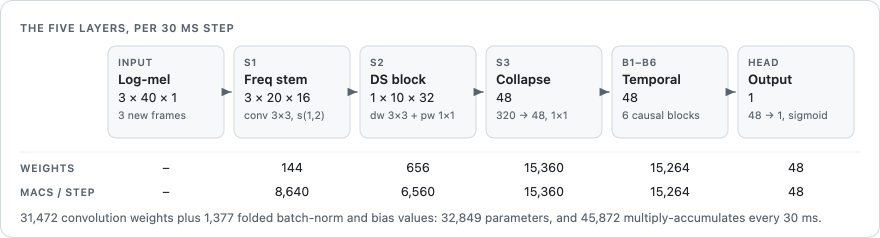
#> input picture docs/media/architecture.png, 1760 x 476 px, given in place of reconstructed_bloom_0.00.png, which was not available (shown at 1/2 size)
$ python readme_figures.py
#> lines starting #> are read from the running program, lines starting #| are printed output that depends on the picture; pictures that were not available may be replaced by others from this repository, and a replacement may not be noted
#!/usr/bin/env python3

import html
import math
import os
import random

from PIL import Image, ImageDraw

ROOT = os.path.dirname(os.path.dirname(os.path.abspath(__file__)))
OUT = os.path.join(ROOT, "docs", "media")

RESULTS = {
    "stm32": {"name": "STM32N657", "tier": "premium",
              "cpu": 0.5, "ram": 150, "latency": 80},
    "esp32": {"name": "ESP32", "tier": "budget",
              "cpu": 4.0, "ram": 190, "latency": 90},
}

FONT = ("-apple-system, BlinkMacSystemFont, 'Segoe UI', 'Noto Sans', "
        "Helvetica, Arial, sans-serif")

THEMES = {
    "light": {
        "ink": "#1f2328", "ink2": "#59636e", "hair": "#d1d9e0",
        "grid": "#eaeef2", "box": "#f6f8fa", "surface": "#ffffff",
        "stm": "#2a78d6", "esp": "#eb6834",
        "model": "#4a3aa7", "net": "#1baf7a", "bad": "#d03b3b",
    },
    "dark": {
        "ink": "#f0f6fc", "ink2": "#9198a1", "hair": "#3d444d",
        "grid": "#21262d", "box": "#151b23", "surface": "#0d1117",
        "stm": "#3987e5", "esp": "#d95926",
        "model": "#9085e9", "net": "#199e70", "bad": "#d03b3b",
    },
}


class Svg(object):
    """A tiny SVG writer, just enough for these figures."""

    def __init__(self, width, height, title, desc, theme):
        self.w, self.h, self.t = width, height, theme
        self.parts = []
        self.title, self.desc = title, desc

    def text(self, x, y, s, size=13, fill=None, weight=400, anchor="start",
             spacing=None, opacity=None):
        extra = ""
        if spacing:
            extra += ' letter-spacing="%s"' % spacing
        if opacity is not None:
            extra += ' fill-opacity="%.2f"' % opacity
        self.parts.append(
            '<text x="%.1f" y="%.1f" font-size="%s" font-weight="%d" '
            'fill="%s" text-anchor="%s"%s>%s</text>'
            % (x, y, size, weight, fill or self.t["ink"], anchor, extra,
               html.escape(s)))

    def rect(self, x, y, w, h, fill, rx=0, stroke=None, opacity=None):
        extra = ""
        if stroke:
            extra += ' stroke="%s" stroke-width="1"' % stroke
        if opacity is not None:
            extra += ' fill-opacity="%.2f"' % opacity
        self.parts.append(
            '<rect x="%.1f" y="%.1f" width="%.1f" height="%.1f" rx="%s" '
            'fill="%s"%s/>' % (x, y, w, h, rx, fill, extra))

    def bar(self, x0, y, x1, h, fill, r=4):
        r = min(r, (x1 - x0) / 2.0, h / 2.0)
        self.parts.append(
            '<path d="M%.1f %.1f H%.1f A%.1f %.1f 0 0 1 %.1f %.1f V%.1f '
            'A%.1f %.1f 0 0 1 %.1f %.1f H%.1f Z" fill="%s"/>'
            % (x0, y, x1 - r, r, r, x1, y + r, y + h - r,
               r, r, x1 - r, y + h, x0, fill))

    def line(self, x0, y0, x1, y1, stroke, width=1, arrow=False):
        tip = ' marker-end="url(#arrow)"' if arrow else ""
        self.parts.append(
            '<line x1="%.1f" y1="%.1f" x2="%.1f" y2="%.1f" stroke="%s" '
            'stroke-width="%s" stroke-linecap="round"%s/>'
            % (x0, y0, x1, y1, stroke, width, tip))

    def polyline(self, points, stroke, width=1.5, arrow=False):
        tip = ' marker-end="url(#arrow)"' if arrow else ""
        pts = " ".join("%.1f,%.1f" % p for p in points)
        self.parts.append(
            '<polyline points="%s" fill="none" stroke="%s" stroke-width="%s" '
            'stroke-linejoin="round" stroke-linecap="round"%s/>'
            % (pts, stroke, width, tip))

    def circle(self, cx, cy, r, fill):
        self.parts.append('<circle cx="%.1f" cy="%.1f" r="%s" fill="%s"/>'
                          % (cx, cy, r, fill))

    def raw(self, s):
        self.parts.append(s)

    def save(self, path):
        head = (
            '<svg xmlns="http://www.w3.org/2000/svg" width="%d" height="%d" '
            'viewBox="0 0 %d %d" role="img" aria-labelledby="t d" '
            'font-family="%s">\n<title id="t">%s</title>\n<desc id="d">%s</desc>\n'
            '<defs><marker id="arrow" viewBox="0 0 10 10" refX="9" refY="5" '
            'markerWidth="7" markerHeight="7" orient="auto-start-reverse">'
            '<path d="M0 1 L9 5 L0 9 Z" fill="%s"/></marker></defs>\n'
            % (self.w, self.h, self.w, self.h, FONT, html.escape(self.title),
               html.escape(self.desc), self.t["ink2"]))
        with open(path, "w") as f:
            f.write(head + "\n".join(self.parts) + "\n</svg>\n")


def contrast(a, b):
    """WCAG contrast ratio between two hex colours."""
    def lum(c):
        c = c.lstrip("#")
        ch = [int(c[i:i + 2], 16) / 255.0 for i in (0, 2, 4)]
        ch = [v / 12.92 if v <= 0.03928 else ((v + 0.055) / 1.055) ** 2.4
              for v in ch]
        return 0.2126 * ch[0] + 0.7152 * ch[1] + 0.0722 * ch[2]
    la, lb = lum(a), lum(b)
    return (max(la, lb) + 0.05) / (min(la, lb) + 0.05)


def label_ink(fill):
    return "#ffffff" if contrast(fill, "#ffffff") >= contrast(fill, "#1f2328") \
        else "#1f2328"


def metrics(theme, mode):
    s = Svg(880, 396,
            "Kikkar on STM32N657 and ESP32: idle CPU, RAM and latency",
            "STM32N657 premium: 0.5% idle CPU, 150 KB RAM, 80 ms latency. "
            "ESP32 budget: 4% idle CPU, 190 KB RAM, 90 ms latency. "
            "Limits: under 10% idle CPU and under 256 KB RAM.", theme)
    boards = [("stm32", theme["stm"]), ("esp32", theme["esp"])]

    lx = 124
    for key, colour in boards:
        r = RESULTS[key]
        s.rect(lx, 9, 11, 11, colour, rx=2)
        label = "%s, %s" % (r["name"], r["tier"])
        s.text(lx + 18, 19, label, size=13, fill=theme["ink2"])
        lx += 18 + 8 * len(label) + 28

    panels = [
        ("cpu", "Idle CPU while listening",
         "Lower is better. The problem statement asks for under 10%.",
         12.0, 10.0, "limit 10%", lambda v: "%g%%" % v),
        ("ram", "RAM used",
         "Lower is better. The limit is 256 KB.",
         300.0, 256.0, "limit 256 KB", lambda v: "%d KB" % v),
        ("latency", "Handoff latency",
         "From the end of the keyword to audio reaching the ASR server. "
         "Lower is better.",
         100.0, None, None, lambda v: "%d ms" % v),
    ]

    x0, span = 124.0, 700.0
    top = 34
    for i, (key, title, sub, domain, limit, limit_text, fmt) in enumerate(panels):
        y = top + i * 120
        s.text(0, y + 22, title, size=15, weight=600)
        s.text(0, y + 41, sub, size=12.5, fill=theme["ink2"])

        rows = [y + 56, y + 86]
        if limit is not None:
            lxp = x0 + span * limit / domain
            s.line(lxp, y + 49, lxp, y + 110, theme["ink2"], width=1.5)
            s.text(lxp + 6, y + 58, limit_text, size=11.5, fill=theme["ink2"])

        s.line(x0, rows[0] - 4, x0, rows[1] + 24, theme["hair"])
        for (board, colour), ry in zip(boards, rows):
            v = RESULTS[board][key]
            x1 = x0 + span * v / domain
            s.text(x0 - 12, ry + 15, RESULTS[board]["name"], size=12.5,
                   fill=theme["ink2"], anchor="end")
            s.bar(x0, ry, x1, 20, colour)
            s.text(x1 + 8, ry + 15, fmt(v), size=13, weight=600)

        if i < len(panels) - 1:
            s.line(0, y + 120, 880, y + 120, theme["grid"])

    s.save(os.path.join(OUT, "metrics-%s.svg" % mode))


def pipeline(theme, mode):
    s = Svg(880, 240,
            "How Kikkar works",
            "Always on, on the board: microphone, audio event detection, "
            "resample to 16 kHz, log-mel features every 10 ms, a streaming int8 "
            "DS-CNN every 30 ms, trigger. After the "
            "keyword: the flower blooms, and the pre-roll buffer feeds a sender "
            "that rewinds 320 ms, over an already-open TCP link to the cloud ASR.",
            theme)
    w, gap, left = 136, 12, 2
    xs = [left + i * (w + gap) for i in range(6)]
    cx = [x + w / 2.0 for x in xs]
    r1, r2, bh = 44, 158, 62

    def box(col, y, title, sub):
        lines = title.split("\n")
        s.rect(xs[col], y, w, bh, theme["box"], rx=8, stroke=theme["hair"])
        ty = y + (22 if len(lines) > 1 else 27)
        for line in lines:
            s.text(xs[col] + 11, ty, line, size=13, weight=600)
            ty += 15
        s.text(xs[col] + 11, ty + 3, sub, size=11, fill=theme["ink2"])

    s.text(left, 28, "ALWAYS ON, ON THE BOARD", size=11, weight=600,
           fill=theme["ink2"], spacing="0.06em")
    s.text(left, r2 + 27, "ONLY AFTER", size=11, weight=600,
           fill=theme["ink2"], spacing="0.06em")
    s.text(left, r2 + 43, "THE KEYWORD", size=11, weight=600,
           fill=theme["ink2"], spacing="0.06em")

    stages = [("Microphone", "48 kHz, always on"),
              ("Audio Event\nDetection", "is anyone talking?"),
              ("Resample", "48 to 16 kHz"),
              ("Log-mel\nfeatures", "40 bands / 10 ms"),
              ("Streaming\nDS-CNN", "int8, 44 KB"),
              ("Trigger", "one event per word")]
    for i, (t, sub) in enumerate(stages):
        box(i, r1, t, sub)
        if i:
            s.line(xs[i - 1] + w + 1, r1 + bh / 2, xs[i] - 3, r1 + bh / 2,
                   theme["ink2"], width=1.5, arrow=True)

    after = [(1, "Flower blooms", "on the STM32 panel"),
             (2, "Pre-roll", "last 512 ms kept"),
             (3, "Sender", "rewinds 320 ms"),
             (4, "TCP link", "already open"),
             (5, "Cloud ASR", "English, Hindi, Punjabi")]
    for col, t, sub in after:
        box(col, r2, t, sub)
    for a, b in ((2, 3), (3, 4), (4, 5)):
        s.line(xs[a] + w + 1, r2 + bh / 2, xs[b] - 3, r2 + bh / 2,
               theme["ink2"], width=1.5, arrow=True)

    bus = r1 + bh + 24
    s.polyline([(cx[5], r1 + bh + 1), (cx[5], bus), (cx[1], bus),
                (cx[1], r2 - 3)], theme["ink2"], arrow=True)
    s.line(cx[3], bus, cx[3], r2 - 3, theme["ink2"], width=1.5, arrow=True)
    s.circle(cx[3], bus, 4, theme["ink"])
    s.text(cx[4], bus - 7, "keyword confirmed", size=11.5, fill=theme["ink2"],
           anchor="middle")

    s.line(cx[2], bus - 6, cx[2], bus + 6, theme["surface"], width=8)
    s.line(cx[2], r1 + bh + 1, cx[2], r2 - 3, theme["ink2"], width=1.5,
           arrow=True)

    s.save(os.path.join(OUT, "pipeline-%s.svg" % mode))


def first_syllable(theme, mode):
    s = Svg(880, 266,
            "Why Kikkar rewinds before it streams",
            "Utho Kikkar ends, and the detector is sure 60 ms later. Said in one "
            "breath, the command has already begun by then. Sending from the "
            "trigger loses its start; Kikkar rewinds 320 ms into its 512 ms "
            "pre-roll and loses nothing.", theme)

    def X(t):
        return 60 + t * 400.0

    words = [(0.10, 0.20), (0.24, 0.40), (0.46, 0.60), (0.64, 0.80),
             (0.81, 1.01), (1.05, 1.17), (1.20, 1.30), (1.35, 1.77)]
    rng = random.Random(7)
    mid, amp = 86, 22
    t = 0.0
    while t <= 2.0:
        env = 0.0
        for a, b in words:
            if a <= t <= b:
                env = math.sin(math.pi * (t - a) / (b - a)) ** 0.7
        h = max(1.0, amp * env * (0.45 + 0.55 * rng.random()))
        s.line(X(t), mid - h, X(t), mid + h, theme["ink2"], width=1.6)
        t += 3 / 400.0

    s.text(X(0.45), 52, "“Utho Kikkar”", size=13, weight=600,
           anchor="middle")
    s.text(X(1.29), 52, "“turn on the lights”", size=13, weight=600,
           anchor="middle")

    t_end, t_det, t_cmd, t_rew = 0.80, 0.86, 0.81, 0.54
    for tx in (t_end, t_det):
        s.line(X(tx), 16, X(tx), 226, theme["hair"])
    s.text(X(t_end) - 5, 26, "wake word ends", size=11.5, fill=theme["ink2"],
           anchor="end")
    s.text(X(t_det) + 5, 26, "detector is sure", size=11.5,
           fill=theme["ink2"])

    s.text(60, 140, "Sending from the trigger", size=13, weight=600)
    s.rect(X(t_cmd), 150, X(t_det) - X(t_cmd) - 2, 16, theme["bad"], rx=3)
    s.rect(X(t_det) + 2, 150, X(2.0) - X(t_det) - 2, 16, theme["ink2"], rx=3)
    s.text(X(t_cmd) - 8, 162, "start of “turn” lost", size=12,
           fill=theme["ink2"], anchor="end")

    s.text(60, 196, "Kikkar: rewind 320 ms into the pre-roll, then stream live",
           size=13, weight=600)
    s.rect(X(t_rew), 206, X(t_det) - X(t_rew) - 2, 16, theme["ink2"], rx=3,
           opacity=0.45)
    s.rect(X(t_det) + 2, 206, X(2.0) - X(t_det) - 2, 16, theme["ink2"], rx=3)
    s.text((X(t_rew) + X(t_det)) / 2.0, 218, "from pre-roll", size=11,
           fill=theme["ink"], anchor="middle")
    s.text(X(t_rew) - 8, 218, "nothing lost", size=12, fill=theme["ink2"],
           anchor="end")

    s.line(X(0), 238, X(2.0), 238, theme["hair"])
    for k in range(5):
        tick = k * 0.5
        s.line(X(tick), 238, X(tick), 242, theme["hair"])
        s.text(X(tick), 256, ("%g s" % tick), size=11, fill=theme["ink2"],
               anchor="middle")

    s.save(os.path.join(OUT, "first-syllable-%s.svg" % mode))


def shared_arena(theme, mode):
    s = Svg(880, 274,
            "RAM sharing between the neural network and the network stack",
            "Without sharing, the neural network's RAM, the base RAM that keeps "
            "the connection alive and separate streaming buffers are all "
            "reserved the whole time, which costs 18 KB extra. With sharing, "
            "the base connection RAM stays, and once the keyword is detected "
            "the network reuses the neural network's RAM for its streaming "
            "buffers, saving 18 KB.", theme)
    a, b, c, d = 160.0, 390.0, 590.0, 720.0
    lane_h = 26
    neutral = theme["hair"]

    s.text(b, 14, "keyword detected", size=11.5, weight=600, fill=theme["ink"],
           anchor="middle")
    s.text(c, 14, "command ends", size=11.5, weight=600, fill=theme["ink"],
           anchor="middle")
    for p0, p1, name in ((a, b, "listening for the wake word"),
                         (b, c, "streaming your command"),
                         (c, d, "listening")):
        s.text((p0 + p1) / 2.0, 36, name, size=12, fill=theme["ink2"],
               anchor="middle")
    for px in (b, c):
        s.line(px, 20, px, 268, theme["grid"])

    def used(x0, x1, y, colour, text):
        s.rect(x0 + 1, y, x1 - x0 - 2, lane_h, colour, rx=4)
        if text:
            s.text((x0 + x1) / 2.0, y + 17.5, text, size=11.5, weight=600,
                   fill=label_ink(colour), anchor="middle")

    def idle(x0, x1, y, colour, text):
        s.raw('<rect x="%.1f" y="%.1f" width="%.1f" height="%.1f" rx="4" '
              'fill="none" stroke="%s" stroke-width="1.5"/>'
              % (x0 + 1.75, y + 0.75, x1 - x0 - 3.5, lane_h - 1.5, colour))
        if text:
            s.text((x0 + x1) / 2.0, y + 17.5, text, size=11.5,
                   fill=theme["ink2"], anchor="middle")

    def lane_label(y, text):
        s.text(0, y + 17.5, text, size=12.5, fill=theme["ink2"])

    y = 70
    s.text(0, y - 8, "Without RAM sharing", size=14, weight=600)
    lane_label(y, "Neural network")
    used(a, b, y, theme["model"], "detecting the wake word")
    idle(b, c, y, theme["model"], "reserved, doing nothing")
    used(c, d, y, theme["model"], "detecting")
    y += 32
    lane_label(y, "Link kept alive")
    used(a, d, y, neutral, "base RAM that keeps the connection open")
    y += 32
    lane_label(y, "Streaming buffers")
    idle(a, b, y, theme["net"], "reserved, doing nothing")
    used(b, c, y, theme["net"], "sending your audio")
    idle(c, d, y, theme["net"], "")
    s.text(740, y + 12, "+18 KB", size=20, weight=600)
    s.text(740, y + 29, "extra RAM", size=12, fill=theme["ink2"])

    y = 206
    s.text(0, y - 8, "With RAM sharing, as in Kikkar", size=14, weight=600)
    s.text((b + c) / 2.0, y - 8, "RAM handed to the network", size=11.5,
           fill=theme["ink2"], anchor="middle")
    lane_label(y, "Shared block")
    used(a, b, y, theme["model"], "neural network")
    used(b, c, y, theme["net"], "streaming buffers")
    used(c, d, y, theme["model"], "neural network")
    y += 32
    lane_label(y, "Link kept alive")
    used(a, d, y, neutral, "base RAM that keeps the connection open")
    s.text(740, 226, "18 KB", size=20, weight=600)
    s.text(740, 243, "saved", size=12, fill=theme["ink2"])

    s.save(os.path.join(OUT, "shared-arena-%s.svg" % mode))


def bloom_banner():
    src = os.path.join(ROOT, "Kikkar_UI_Assets", "out")
    stages = ["0.00", "0.50", "1.00"]
    crop = (120, 30, 680, 450)
    fw, fh = crop[2] - crop[0], crop[3] - crop[1]
    pad = 40
    width, height = pad * 2 + fw * len(stages), fh + 60
    canvas = Image.new("RGBA", (width, height), (38, 20, 19, 255))
    for k, stage in enumerate(stages):
        frame = Image.open(os.path.join(
            src, "reconstructed_bloom_%s.png" % stage)).convert("RGBA")
        frame = frame.crop(crop)
        canvas.alpha_composite(frame, (pad + k * fw, 30))

    mask = Image.new("L", canvas.size, 0)
    ImageDraw.Draw(mask).rounded_rectangle([0, 0, width - 1, height - 1],
                                           radius=28, fill=255)
    canvas.putalpha(mask)
    canvas.save(os.path.join(OUT, "bloom-banner.png"), optimize=True)


def main():
    os.makedirs(OUT, exist_ok=True)
    for mode, theme in THEMES.items():
        metrics(theme, mode)
        pipeline(theme, mode)
        first_syllable(theme, mode)
        shared_arena(theme, mode)
    bloom_banner()
#> in bloom_banner, `canvas = Image.new("RGBA", (width, height), (38, 20, 19, 255))`:
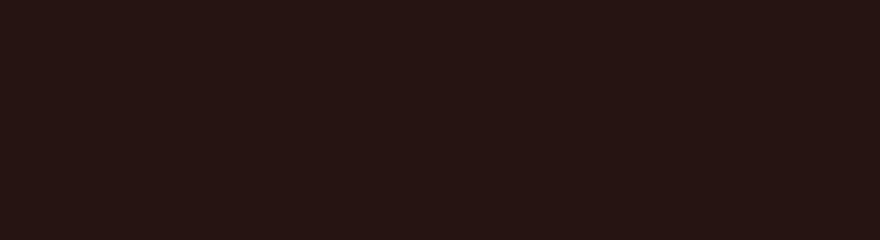
#> canvas: PIL image 1760x480 RGBA (shown at 1/2 size); mean R, G, B, A 38, 20, 19, 255
#> in bloom_banner, frame is the input picture: PIL image 1760x476 RGBA; mean R, G, B, A 244.5, 245.5, 246.6, 254.8
#> in bloom_banner, `frame = frame.crop(crop)`:
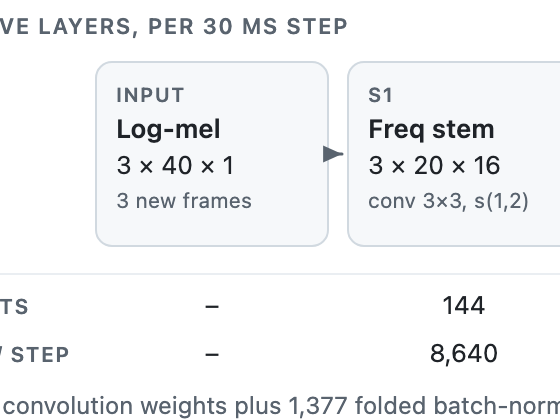
#> frame: PIL image 560x420 RGBA; mean R, G, B, A 242.8, 243.9, 245.1, 255
#> in bloom_banner, `canvas.alpha_composite(frame, (pad + k * fw, 30))`:
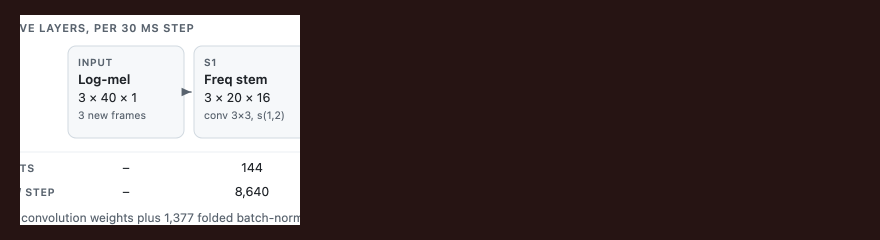
#> canvas: PIL image 1760x480 RGBA (shown at 1/2 size); mean R, G, B, A 95, 82.3, 81.9, 255
    for name in sorted(os.listdir(OUT)):
        print("  %-28s %7d B" % (name, os.path.getsize(os.path.join(OUT, name))))


if __name__ == "__main__":
#> (the run stopped early here; a loop or call above may not have finished)
